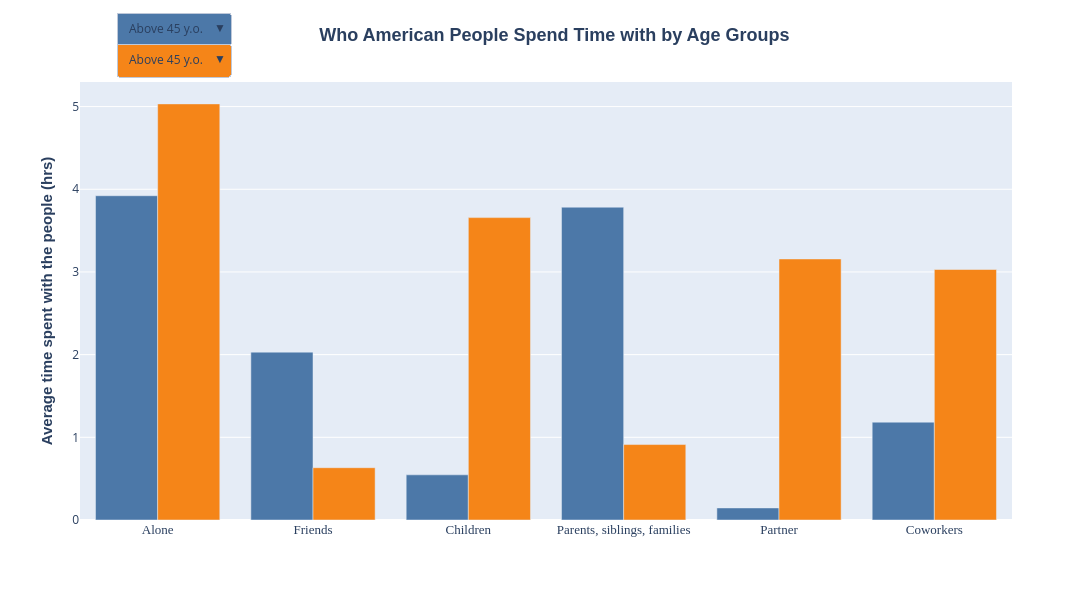

Notebook source saved alongside this figure:
### Code cell
# Get avg Time spent vs People Type for ALL AGES
df1_allages = df1_original.loc[:, the_pplgrp_col]
df1_allages_avg = df1_allages.mean().reset_index()
df1_allages_avg.columns = ['People Type','All Ages']
# print(df1_allages_avg)

# Get avg Time spent vs People Type for Age Groups
df1_agegrp = df1_original.loc[:, the_pplgrp_col+['Age Group']]
df1_agegrp_avg = df1_agegrp.groupby('Age Group').mean().T.reset_index(names=['People Type'])
df1_agegrp_avg.columns.name = ''
# print(df1_agegrp_avg)

# merge avg Time with Age Groups with All Ages
df1_age_all = df1_allages_avg.merge(df1_agegrp_avg, on='People Type')
# print(df1_age_all)

fig = px.bar(df1_age_all, x='People Type', y=['15 - 20 y.o.','40 - 45 y.o.'],
            color_discrete_sequence=px.colors.qualitative.T10)
fig.update_layout(
    hovermode = 'x unified',
    showlegend=False,
    barmode = 'group',
    width = 1100,
    height=600,
    xaxis_title={'text': ''},
    yaxis_title={
        'text': '<b>Average time spent with the people (hrs)</b>',
        'font': {'size': 15, 'family': 'Arial'}
    },
    title={'text':'<b>Who American People Spend Time with by Age Groups </b>',
                'font':{'size': 18, 'family': 'Arial'}
    },
    xaxis={'tickfont':{'size': 13, 'family': 'Arial Black'}},  # to bold yaxis label, use 'font name'+ Black as family in tickfont dict
    title_x=0.51
)


# add dropdown buttons to select Which Age Group to plot 2 bar grouped charts
button1 = []
button2 = []
age_grps = list(set(df1_age_all.columns) - set(['People Type']))
for gg in age_grps:
    button1.append(dict(method='restyle',
                        label= gg,
                        visible=True,
                        args=[{'y':[df1_age_all[gg]],'name':gg}, [0]], # the [0] at the end lets us know they are for the first trace
                        )
                  )
    button2.append(dict(method='restyle',
                        label= gg,
                        visible=True,
                        args=[{'y':[df1_age_all[gg]],'name':gg}, [1]], # the [0] at the end lets us know they are for the first trace
                        )
                  )

# customize hover data display
# NOTE: there is no way to customize the text display using x-unified setting; changing x-axis text does NOT change the hover display
# it seems that the hover display uses x-axis text not x-axis value?
figdata = fig.data
bar_color = []
for ii in range(len(figdata)):
    bb = figdata[ii]
    bar_color.append(bb.marker['color'])
    tmp = '<b>{}</b><br>{}{{y:.2f}} hrs<extra></extra>'.format(bb.legendgroup,'%')
    bb.hovertemplate = tmp


# set dropdown buttons placement and etc
button_height = 0.7
updatemenus = list([
    dict(buttons=button1,
         direction="down",
         showactive=True,
         x=0.1,
         y=1.16,
         xanchor="center",
         yanchor="top",
         bgcolor=bar_color[0]),
    dict(buttons=button2,
         direction="down",
         showactive=True,
         x=0.1,
         y=1.09,
         xanchor="center",
         yanchor="top",
         bgcolor=bar_color[1])])

fig.update_layout(updatemenus=updatemenus)
fig.show()

# NOTE: Dash can be good to make similar visualization with dropdown menu and create a dashboard

### Figure 1 — Plotly figure (JSON) as saved in the notebook; plotly's stock layout.template omitted (floating-point values rounded to 4 significant figures)
{"data": [{"alignmentgroup": "True", "hovertemplate": "<b>15 - 20 y.o.</b><br>%{y:.2f} hrs<extra></extra>", "legendgroup": "15 - 20 y.o.", "marker": {"color": "#4C78A8", "pattern": {"shape": ""}}, "name": "15 - 20 y.o.", "offsetgroup": "15 - 20 y.o.", "orientation": "v", "showlegend": true, "textposition": "auto", "x": ["Alone", "Friends", "Children", "Parents, siblings, families", "Partner", "Coworkers"], "xaxis": "x", "y": [3.922, 2.03, 0.5462, 3.783, 0.146, 1.184], "yaxis": "y", "type": "bar"}, {"alignmentgroup": "True", "hovertemplate": "<b>40 - 45 y.o.</b><br>%{y:.2f} hrs<extra></extra>", "legendgroup": "40 - 45 y.o.", "marker": {"color": "#F58518", "pattern": {"shape": ""}}, "name": "40 - 45 y.o.", "offsetgroup": "40 - 45 y.o.", "orientation": "v", "showlegend": true, "textposition": "auto", "x": ["Alone", "Friends", "Children", "Parents, siblings, families", "Partner", "Coworkers"], "xaxis": "x", "y": [5.033, 0.6324, 3.657, 0.9126, 3.157, 3.03], "yaxis": "y", "type": "bar"}], "layout": {"xaxis": {"anchor": "y", "domain": [0, 1], "title": {"text": ""}, "tickfont": {"size": 13, "family": "Arial Black"}}, "yaxis": {"anchor": "x", "domain": [0, 1], "title": {"text": "<b>Average time spent with the people (hrs)</b>", "font": {"size": 15, "family": "Arial"}}}, "legend": {"title": {"text": "variable"}, "tracegroupgap": 0}, "margin": {"t": 60}, "barmode": "group", "title": {"font": {"size": 18, "family": "Arial"}, "text": "<b>Who American People Spend Time with by Age Groups </b>", "x": 0.51}, "hovermode": "x unified", "showlegend": false, "width": 1100, "height": 600, "updatemenus": [{"bgcolor": "#4C78A8", "buttons": [{"args": [{"y": [[6.952, 0.6163, 1.289, 1.015, 3.74, 1.537]], "name": "Above 45 y.o."}, [0]], "label": "Above 45 y.o.", "method": "restyle", "visible": true}, {"args": [{"y": [[5.772, 0.8756, 1.966, 1.364, 3.051, 2.119]], "name": "All Ages"}, [0]], "label": "All Ages", "method": "restyle", "visible": true}, {"args": [{"y": [[5.033, 0.6324, 3.657, 0.9126, 3.157, 3.03]], "name": "40 - 45 y.o."}, [0]], "label": "40 - 45 y.o.", "method": "restyle", "visible": true}, {"args": [{"y": [[3.922, 2.03, 0.5462, 3.783, 0.146, 1.184]], "name": "15 - 20 y.o."}, [0]], "label": "15 - 20 y.o.", "method": "restyle", "visible": true}, {"args": [{"y": [[4.414, 1.065, 3.128, 1.386, 2.668, 3.199]], "name": "20 - 40 y.o."}, [0]], "label": "20 - 40 y.o.", "method": "restyle", "visible": true}], "direction": "down", "showactive": true, "x": 0.1, "xanchor": "center", "y": 1.16, "yanchor": "top"}, {"bgcolor": "#F58518", "buttons": [{"args": [{"y": [[6.952, 0.6163, 1.289, 1.015, 3.74, 1.537]], "name": "Above 45 y.o."}, [1]], "label": "Above 45 y.o.", "method": "restyle", "visible": true}, {"args": [{"y": [[5.772, 0.8756, 1.966, 1.364, 3.051, 2.119]], "name": "All Ages"}, [1]], "label": "All Ages", "method": "restyle", "visible": true}, {"args": [{"y": [[5.033, 0.6324, 3.657, 0.9126, 3.157, 3.03]], "name": "40 - 45 y.o."}, [1]], "label": "40 - 45 y.o.", "method": "restyle", "visible": true}, {"args": [{"y": [[3.922, 2.03, 0.5462, 3.783, 0.146, 1.184]], "name": "15 - 20 y.o."}, [1]], "label": "15 - 20 y.o.", "method": "restyle", "visible": true}, {"args": [{"y": [[4.414, 1.065, 3.128, 1.386, 2.668, 3.199]], "name": "20 - 40 y.o."}, [1]], "label": "20 - 40 y.o.", "method": "restyle", "visible": true}], "direction": "down", "showactive": true, "x": 0.1, "xanchor": "center", "y": 1.09, "yanchor": "top"}]}}
